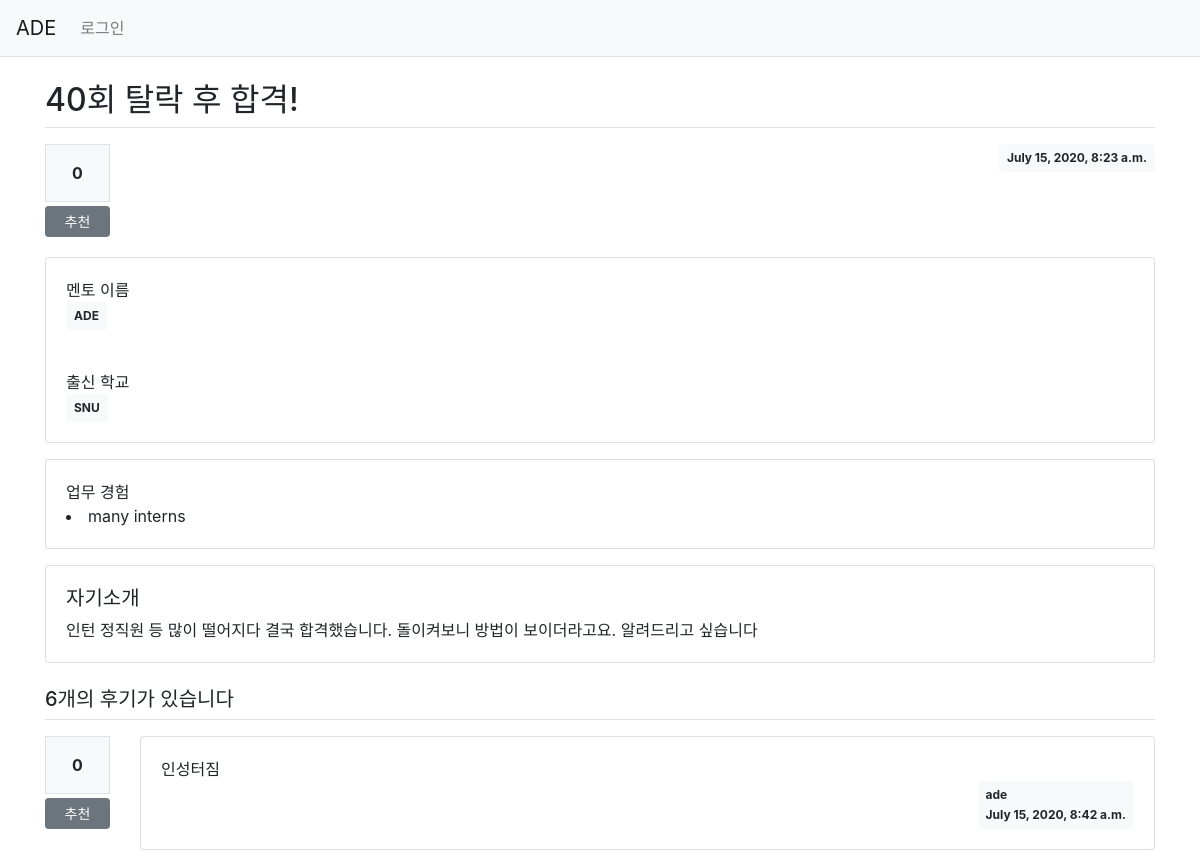
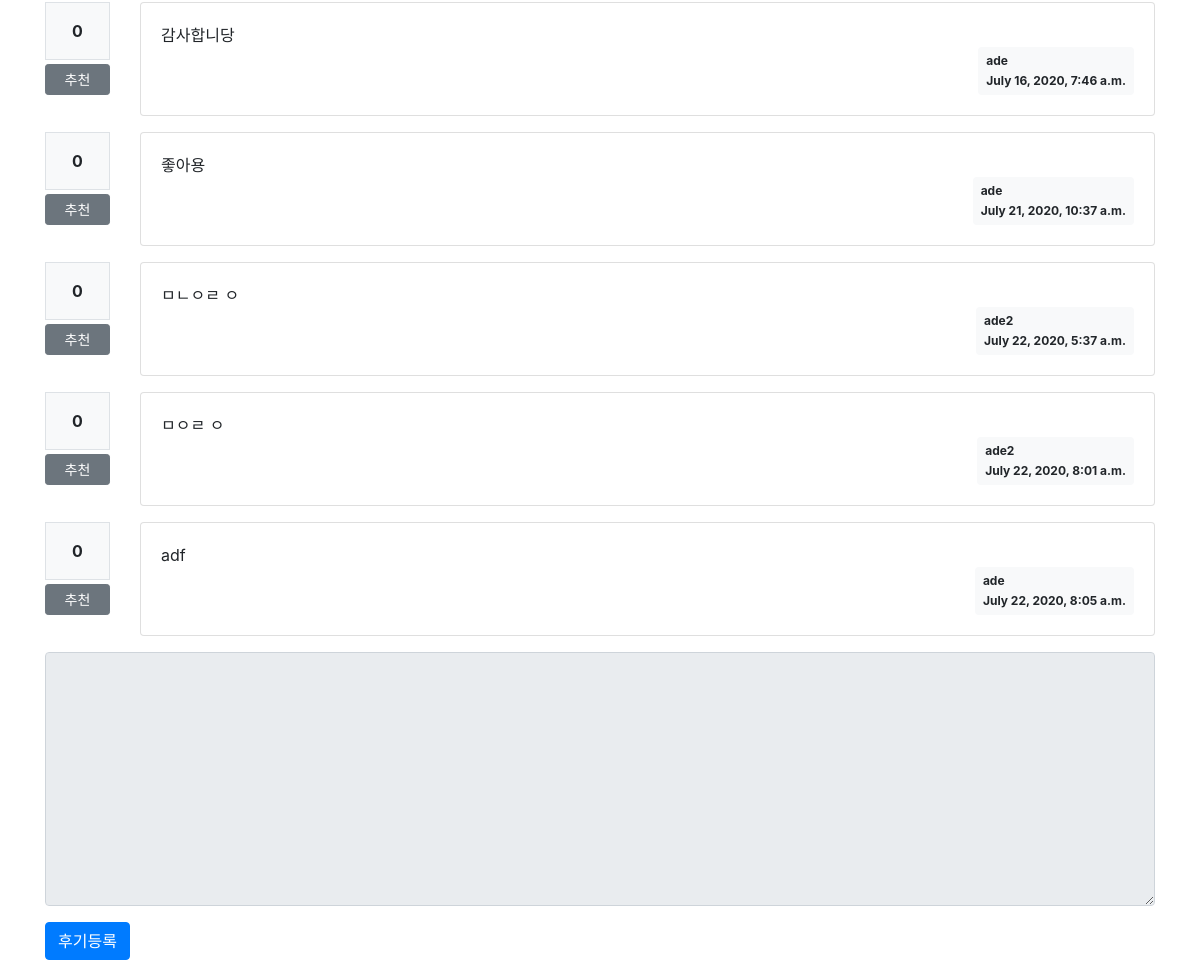
Page /mentor/1/ on the committed database (2 pictures, top to bottom).
### mentor/models.py (models this page shows, shortened)
class Profile(models.Model):
    title = models.CharField(max_length = 100)
    author = models.CharField(max_length = 100)
    user_id = models.ForeignKey(User, on_delete=models.CASCADE)
    create_date = models.DateTimeField('date published')
    school = models.CharField(max_length = 100)
    date_modified = models.DateTimeField(null=True, blank=True)
    workExperience = models.CharField(max_length = 200)
    PR = models.TextField()
    voter = models.ManyToManyField(User, related_name='voter_profile')

class Comment(models.Model):
    profile = models.ForeignKey(Profile, on_delete=models.CASCADE)
    user_id = models.ForeignKey(User, on_delete=models.CASCADE, related_name='user_id_profile')
    date_modified = models.DateTimeField(null=True, blank=True)
    content = models.TextField()
    create_date = models.DateTimeField()
    voter = models.ManyToManyField(User, related_name='voter_comment')

### mentor/views/base_views.py (the view)
# urls.py: path('<int:profile_id>/', base_views.detail, name='detail'),
def detail(request, profile_id):
    profile = get_object_or_404(Profile, pk=profile_id)
    context = {'profile': profile}
    return render(request, 'mentor/profile_detail.html', context)

### templates/mentor/profile_detail.html (shortened to what this page needs)
<!DOCTYPE html>
{% extends 'base.html' %}
{% block content %}
<div class="container my-3">
    <h2 class="border-bottom py-2">{{profile.title}}</h2>
    <div class="row my-3">
        <div class="col-1">
            <div class="bg-light text-center p-3 border font-weight-bolder mb-1">{{profile.voter.count}}</div>
            <a href="{% url 'mentor:vote_profile' profile.id %}"  class="recommend btn btn-sm btn-secondary btn-block my-1">추천</a>
        </div>
        <div class="col-11">
            <div class="d-flex justify-content-end">
                <div class="badge badge-light p-2">{{profile.create_date}}</div>
            </div>
        </div>
    </div>
    <div class="card my-3">
        <div class="card-body">
            <div> 멘토 이름 </div>
            <div class="badge badge-light p-2">{{profile.author}}</div>
        </div>
        <div class="card-body">
            <div> 출신 학교 </div>
            <div class="badge badge-light p-2">{{profile.school}}</div>
        </div>
    </div>
    <div class="card my-3">
        <div class="card-body">
            <div> 업무 경험 </div>
            <li>{{profile.workExperience}}</li>
        </div>
    </div>
    <div class="card my-3">
        <div class="card-body">
            <h5> 자기소개 </h5>
            <div class="card=text" style="white-space: pre-line;">{{profile.PR}}</div>
        </div>
    </div>
    <h5 class="border-bottom my-3 py-2">{{profile.comment_set.count}}개의 후기가 있습니다</h5>
    {% for comment in profile.comment_set.all %}
    <div class="row my-3">
        <div class="col-1">
            <div class="bg-light text-center p-3 border font-weight-bolder mb-1">{{comment.voter.count}}</div>
            <a href="{% url 'mentor:vote_comment' comment.id %}" class="recommend btn btn-sm btn-secondary btn-block my-1">추천</a>
        </div>
        <div class="col-11">
            <div class="card">
                <div class="card-body">
                    <div class="card-text" style="white-space: pre-line;">{{comment.content}}</div>
                    <div class="d-flex justify-content-end">
                        <div class="badge badge-light p-2 text-left">
                            <div class="mb-2">{{comment.user_id}}</div>
                            <div>{{comment.create_date}}</div>
                        </div>
                    </div>
                </div>
            </div>
        </div>
    </div>
    {% endfor %}
    <form action="{% url 'mentor:comment_create' profile.id %}" method="post" class="my-3">
        <div class="form-group">
            <textarea {% if not user.is_authenticated %}disabled{% endif %} name="content" id="content" class="form-control" rows="10"></textarea>
        </div>
        <input type="submit" value="후기등록" class="btn btn-primary">
    </form>
</div>
{% endblock %}

### rows in the picture
Profile: title "40회 탈락 후 합격!", voter.count "0", create_date "July 15, 2020, 8:23 a.m.", author "ADE", school "SNU", workExperience "many interns", PR "인턴 정직원 등 많이 떨어지다 결국 합격했습니다. 돌이켜보니 방법이 보이더라고요. 알려드리고 싶습니다", comment_set.count "6"
Comment: voter.count "0", content "인성터짐", user_id "ade", create_date "July 15, 2020, 8:42 a.m."
Comment: voter.count "0", content "감사합니당", user_id "ade", create_date "July 16, 2020, 7:46 a.m."
Comment: voter.count "0", content "좋아용", user_id "ade", create_date "July 21, 2020, 10:37 a.m."
Comment: voter.count "0", content "ㅁㄴㅇㄹ ㅇ", user_id "ade2", create_date "July 22, 2020, 5:37 a.m."
Comment: voter.count "0", content "ㅁㅇㄹ ㅇ", user_id "ade2", create_date "July 22, 2020, 8:01 a.m."
Comment: voter.count "0", content "adf", user_id "ade", create_date "July 22, 2020, 8:05 a.m."
